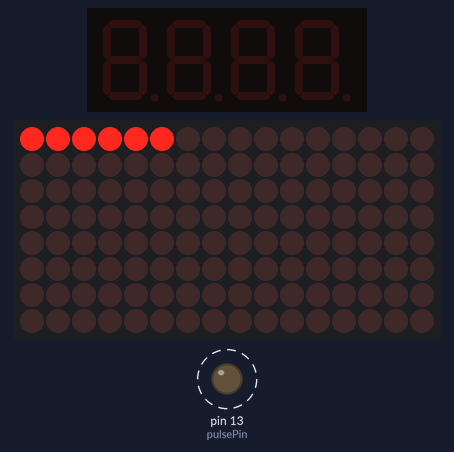
A sketch run on a simulated Arduino Uno, built with avr-gcc and run on an emulated ATmega328P. Parts: 4-digit seven-segment display, 16×8 LED matrix, output pins drawn as LEDs (lit = HIGH). Dashed ring = blinking.

Above: at 0.19 s.
At 9.73 s:
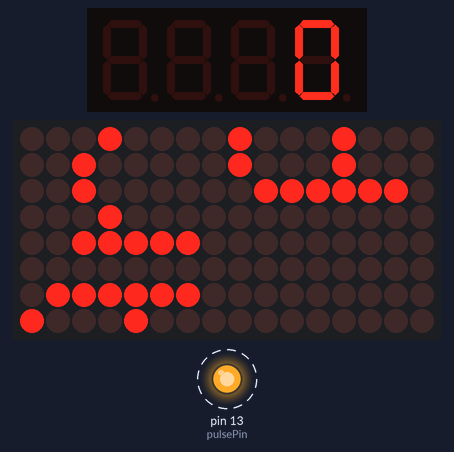
At 19.74 s:
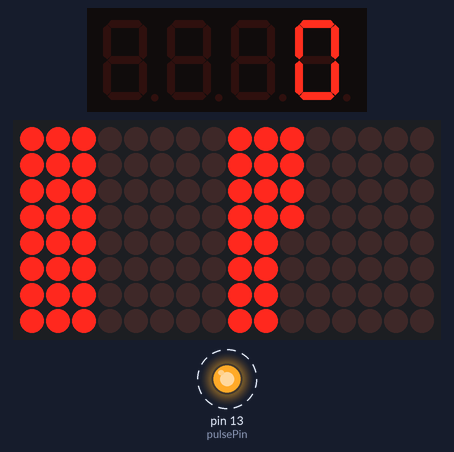
At 39.61 s:
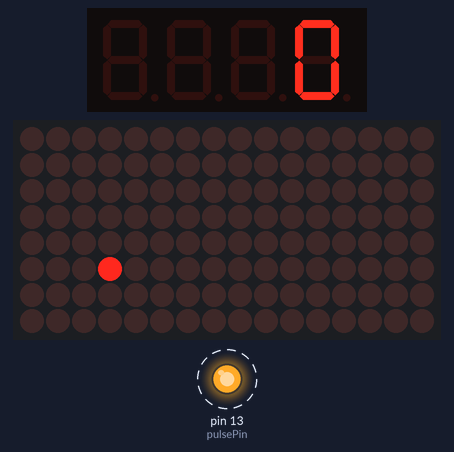
Timing chart, 0 to 40.0 s (numbered marks = the images above):
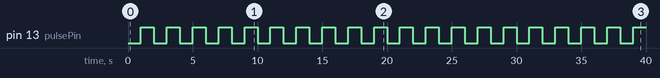

Measured:
- by itself, pin 13 (pulsePin): alternates HIGH for 1.0 s and LOW for 1.0 s

The sketch:

8x8_Welcome_To_Arduino_with_counter.ino
```cpp
// based on an orginal sketch by Arduino forum member "danigom"
// http://forum.arduino.cc/index.php?action=profile;u=188950
// I am using this to drive 8x8 LED Matrixes with the MAX7219 controller
//http://www.davidriewe.com/2015/11/expanding-on-my-experiment-with-max7219.html
//
// I am also using Timer2 to generate an interrupt every "period" seconds
// and use that to update a 7 segment display via the I2C interface.

#include <avr/pgmspace.h>
#include <LedControl.h>
#include <MsTimer2.h>
#include <Wire.h>
#include "Adafruit_LEDBackpack.h"
#include "Adafruit_GFX.h"

const int numDevices = 2;      // number of MAX7219s used
const long scrollDelay = 20;   // adjust scrolling speed
const int krdelay = 30;
const int brdelay = 20;
const int pulsePin = 13;

int period = 1000; // 100 milli seconds
int mycounter = 0;
boolean output = HIGH;

unsigned long bufferLong [14] = {0};

 // output pin 12 = dataPin
 // output pin 11 = clkPin,
 // output pin 10 = csPin,
 // numDevices = number of MAX7219s used

LedControl lc=LedControl(12,11,10,numDevices);  // create instance of LedControl

Adafruit_7segment matrix = Adafruit_7segment();

prog_uchar scrollText[] PROGMEM ={
    "Welcome to the world of Arduino!!!   \0"};

void setup(){
    for (int x=0; x<numDevices; x++)
    {
        lc.shutdown(x,false);       //The MAX72XX is in power-saving mode on startup
        lc.setIntensity(x,8);       // Set the brightness to default value
        lc.clearDisplay(x);         // and clear the display
    }
    pinMode(pulsePin, OUTPUT);
    MsTimer2::set(period, flash);
    MsTimer2::start();
    matrix.begin(0x70);
}

void loop()
{
	scrollMessage(scrollText);
  // scrollFont();

	for(int col=0; col<16; col++)
	{
		for(int row=0; row<8; row++)
		{
			if (col < 8)
			{
			lc.setLed(0,col,row, true);
			}
			else
			{
				lc.setLed(1,col-8,row, true);
			}
			delay(brdelay);
			matrix.writeDisplay();
		}

	}
	for(int col=0; col<16; col++)
	{
		for(int row=0; row<8; row++)
		{
			if (col < 8)
			{
				lc.setLed(0,col,row,false);
			}
			else
			{
				lc.setLed(1,col-8,row,false);
			}

			delay(brdelay);
			matrix.writeDisplay();
		}
	}


  	for (int row=0; row<8; row++)
  	{
    	for (int col=0; col<16; col++)
    	{
    		if (col < 8)
    		{
    			lc.setLed(0,col,row,true);
    		}
    		else
    		{
    			lc.setLed(1,col-8,row,true);
    		}
      		delay(brdelay);
      		matrix.writeDisplay();
    	}
  	}

  	for (int row=0; row<8; row++)
  	{
    	for (int col=0; col<16; col++)
    	{
    		if (col < 8)
    		{
    			lc.setLed(0,col,row,false);
    		}
    		else
    		{
    			lc.setLed(1,col-8,row,false);
    		}
      		delay(brdelay);
      		matrix.writeDisplay();
    	}
  	}

  	// knight rider efffect
  	for (int row=0; row<8; row++)
  	{
  		for(int col=0; col<16; col++)
  		{
  			if (col < 8)
  			{
  				lc.setLed(0,col,row,true);
   				delay(krdelay);
   				matrix.writeDisplay();
   				lc.setLed(0,col,row,false);
  			}
  			else
  			{
  				lc.setLed(1,col-8,row,true);
  	  			delay(krdelay);
  	  			matrix.writeDisplay();
  	  			lc.setLed(1,col-8,row,false);
  			}

  		}
  	}
  	for (int row=7; row>-1;row--)
  	{
  		for(int col=15; col>-1; col--)
  		{
  			if (col > 7)
  			{
  				lc.setLed(1,col-8,row, true);
  				delay(krdelay);
  				matrix.writeDisplay();
  				lc.setLed(1,col-8,row, false);
  			}
  			else
  			{
  				lc.setLed(0,col,row,true);
  				delay(krdelay);
  				matrix.writeDisplay();
  				lc.setLed(0,col,row, false);
  			}
  		}
  	}
  	for (int col=0; col<16; col++)
  	{
  		for(int row=0; row<8; row++)
  		{
  			if (col < 8)
  			{
  				lc.setLed(0,col,row,true);
  				delay(krdelay);
  				matrix.writeDisplay();
  				lc.setLed(0,col,row,false);
  			}
  			else
  			{
  				lc.setLed(1,col-8,row,true);
  				delay(krdelay);
  				matrix.writeDisplay();
  				lc.setLed(1,col-8,row,false);
  			}
  		}
  	}
  	for(int col=15; col>=-1; col--)
  	{
  		for(int row=7; row>-1; row--)
  		{
  			if(col > 7)
  			{
  				lc.setLed(1,col-8,row,true);
  				delay(krdelay);
  				matrix.writeDisplay();
  				lc.setLed(1,col-8,row,false);
  			}
  			else
  			{
  				lc.setLed(0,col,row,true);
  				delay(krdelay);
  				matrix.writeDisplay();
  				lc.setLed(0,col,row,false);
  			}
  		}
  	}
}


///////////////////////////////////////////////////////////////////////////////////////////////////////////////////

prog_uchar font5x7 [] PROGMEM = {      //Numeric Font Matrix (Arranged as 7x font data + 1x kerning data)
    B00000000,	//Space (Char 0x20)
    B00000000,
    B00000000,
    B00000000,
    B00000000,
    B00000000,
    B00000000,
    6,

    B10000000,	//!
    B10000000,
    B10000000,
    B10000000,
    B00000000,
    B00000000,
    B10000000,
    2,

    B10100000,	//"
    B10100000,
    B10100000,
    B00000000,
    B00000000,
    B00000000,
    B00000000,
    4,

    B01010000,	//#
    B01010000,
    B11111000,
    B01010000,
    B11111000,
    B01010000,
    B01010000,
    6,

    B00100000,	//$
    B01111000,
    B10100000,
    B01110000,
    B00101000,
    B11110000,
    B00100000,
    6,

    B11000000,	//%
    B11001000,
    B00010000,
    B00100000,
    B01000000,
    B10011000,
    B00011000,
    6,

    B01100000,	//&
    B10010000,
    B10100000,
    B01000000,
    B10101000,
    B10010000,
    B01101000,
    6,

    B11000000,	//'
    B01000000,
    B10000000,
    B00000000,
    B00000000,
    B00000000,
    B00000000,
    3,

    B00100000,	//(
    B01000000,
    B10000000,
    B10000000,
    B10000000,
    B01000000,
    B00100000,
    4,

    B10000000,	//)
    B01000000,
    B00100000,
    B00100000,
    B00100000,
    B01000000,
    B10000000,
    4,

    B00000000,	//*
    B00100000,
    B10101000,
    B01110000,
    B10101000,
    B00100000,
    B00000000,
    6,

    B00000000,	//+
    B00100000,
    B00100000,
    B11111000,
    B00100000,
    B00100000,
    B00000000,
    6,

    B00000000,	//,
    B00000000,
    B00000000,
    B00000000,
    B11000000,
    B01000000,
    B10000000,
    3,

    B00000000,	//-
    B00000000,
    B11111000,
    B00000000,
    B00000000,
    B00000000,
    B00000000,
    6,

    B00000000,	//.
    B00000000,
    B00000000,
    B00000000,
    B00000000,
    B11000000,
    B11000000,
    3,

    B00000000,	///
    B00001000,
    B00010000,
    B00100000,
    B01000000,
    B10000000,
    B00000000,
    6,

    B01110000,	//0
    B10001000,
    B10011000,
    B10101000,
    B11001000,
    B10001000,
    B01110000,
    6,

    B01000000,	//1
    B11000000,
    B01000000,
    B01000000,
    B01000000,
    B01000000,
    B11100000,
    4,

    B01110000,	//2
    B10001000,
    B00001000,
    B00010000,
    B00100000,
    B01000000,
    B11111000,
    6,

    B11111000,	//3
    B00010000,
    B00100000,
    B00010000,
    B00001000,
    B10001000,
    B01110000,
    6,

    B00010000,	//4
    B00110000,
    B01010000,
    B10010000,
    B11111000,
    B00010000,
    B00010000,
    6,

    B11111000,	//5
    B10000000,
    B11110000,
    B00001000,
    B00001000,
    B10001000,
    B01110000,
    6,

    B00110000,	//6
    B01000000,
    B10000000,
    B11110000,
    B10001000,
    B10001000,
    B01110000,
    6,

    B11111000,	//7
    B10001000,
    B00001000,
    B00010000,
    B00100000,
    B00100000,
    B00100000,
    6,

    B01110000,	//8
    B10001000,
    B10001000,
    B01110000,
    B10001000,
    B10001000,
    B01110000,
    6,

    B01110000,	//9
    B10001000,
    B10001000,
    B01111000,
    B00001000,
    B00010000,
    B01100000,
    6,

    B00000000,	//:
    B11000000,
    B11000000,
    B00000000,
    B11000000,
    B11000000,
    B00000000,
    3,

    B00000000,	//;
    B11000000,
    B11000000,
    B00000000,
    B11000000,
    B01000000,
    B10000000,
    3,

    B00010000,	//<
    B00100000,
    B01000000,
    B10000000,
    B01000000,
    B00100000,
    B00010000,
    5,

    B00000000,	//=
    B00000000,
    B11111000,
    B00000000,
    B11111000,
    B00000000,
    B00000000,
    6,

    B10000000,	//>
    B01000000,
    B00100000,
    B00010000,
    B00100000,
    B01000000,
    B10000000,
    5,

    B01110000,	//?
    B10001000,
    B00001000,
    B00010000,
    B00100000,
    B00000000,
    B00100000,
    6,

    B01110000,	//@
    B10001000,
    B00001000,
    B01101000,
    B10101000,
    B10101000,
    B01110000,
    6,

    B01110000,	//A
    B10001000,
    B10001000,
    B10001000,
    B11111000,
    B10001000,
    B10001000,
    6,

    B11110000,	//B
    B10001000,
    B10001000,
    B11110000,
    B10001000,
    B10001000,
    B11110000,
    6,

    B01110000,	//C
    B10001000,
    B10000000,
    B10000000,
    B10000000,
    B10001000,
    B01110000,
    6,

    B11100000,	//D
    B10010000,
    B10001000,
    B10001000,
    B10001000,
    B10010000,
    B11100000,
    6,

    B11111000,	//E
    B10000000,
    B10000000,
    B11110000,
    B10000000,
    B10000000,
    B11111000,
    6,

    B11111000,	//F
    B10000000,
    B10000000,
    B11110000,
    B10000000,
    B10000000,
    B10000000,
    6,

    B01110000,	//G
    B10001000,
    B10000000,
    B10111000,
    B10001000,
    B10001000,
    B01111000,
    6,

    B10001000,	//H
    B10001000,
    B10001000,
    B11111000,
    B10001000,
    B10001000,
    B10001000,
    6,

    B11100000,	//I
    B01000000,
    B01000000,
    B01000000,
    B01000000,
    B01000000,
    B11100000,
    4,

    B00111000,	//J
    B00010000,
    B00010000,
    B00010000,
    B00010000,
    B10010000,
    B01100000,
    6,

    B10001000,	//K
    B10010000,
    B10100000,
    B11000000,
    B10100000,
    B10010000,
    B10001000,
    6,

    B10000000,	//L
    B10000000,
    B10000000,
    B10000000,
    B10000000,
    B10000000,
    B11111000,
    6,

    B10001000,	//M
    B11011000,
    B10101000,
    B10101000,
    B10001000,
    B10001000,
    B10001000,
    6,

    B10001000,	//N
    B10001000,
    B11001000,
    B10101000,
    B10011000,
    B10001000,
    B10001000,
    6,

    B01110000,	//O
    B10001000,
    B10001000,
    B10001000,
    B10001000,
    B10001000,
    B01110000,
    6,

    B11110000,	//P
    B10001000,
    B10001000,
    B11110000,
    B10000000,
    B10000000,
    B10000000,
    6,

    B01110000,	//Q
    B10001000,
    B10001000,
    B10001000,
    B10101000,
    B10010000,
    B01101000,
    6,

    B11110000,	//R
    B10001000,
    B10001000,
    B11110000,
    B10100000,
    B10010000,
    B10001000,
    6,

    B01111000,	//S
    B10000000,
    B10000000,
    B01110000,
    B00001000,
    B00001000,
    B11110000,
    6,

    B11111000,	//T
    B00100000,
    B00100000,
    B00100000,
    B00100000,
    B00100000,
    B00100000,
    6,

    B10001000,	//U
    B10001000,
    B10001000,
    B10001000,
    B10001000,
    B10001000,
    B01110000,
    6,

    B10001000,	//V
    B10001000,
    B10001000,
    B10001000,
    B10001000,
    B01010000,
    B00100000,
    6,

    B10001000,	//W
    B10001000,
    B10001000,
    B10101000,
    B10101000,
    B10101000,
    B01010000,
    6,

    B10001000,	//X
    B10001000,
    B01010000,
    B00100000,
    B01010000,
    B10001000,
    B10001000,
    6,

    B10001000,	//Y
    B10001000,
    B10001000,
    B01010000,
    B00100000,
    B00100000,
    B00100000,
    6,

    B11111000,	//Z
    B00001000,
    B00010000,
    B00100000,
    B01000000,
    B10000000,
    B11111000,
    6,

    B11100000,	//[
    B10000000,
    B10000000,
    B10000000,
    B10000000,
    B10000000,
    B11100000,
    4,

    B00000000,	//(Backward Slash)
    B10000000,
    B01000000,
    B00100000,
    B00010000,
    B00001000,
    B00000000,
    6,

    B11100000,	//]
    B00100000,
    B00100000,
    B00100000,
    B00100000,
    B00100000,
    B11100000,
    4,

    B00100000,	//^
    B01010000,
    B10001000,
    B00000000,
    B00000000,
    B00000000,
    B00000000,
    6,

    B00000000,	//_
    B00000000,
    B00000000,
    B00000000,
    B00000000,
    B00000000,
    B11111000,
    6,

    B10000000,	//`
    B01000000,
    B00100000,
    B00000000,
    B00000000,
    B00000000,
    B00000000,
    4,

    B00000000,	//a
    B00000000,
    B01110000,
    B00001000,
    B01111000,
    B10001000,
    B01111000,
    6,

    B10000000,	//b
    B10000000,
    B10110000,
    B11001000,
    B10001000,
    B10001000,
    B11110000,
    6,

    B00000000,	//c
    B00000000,
    B01110000,
    B10001000,
    B10000000,
    B10001000,
    B01110000,
    6,

    B00001000,	//d
    B00001000,
    B01101000,
    B10011000,
    B10001000,
    B10001000,
    B01111000,
    6,

    B00000000,	//e
    B00000000,
    B01110000,
    B10001000,
    B11111000,
    B10000000,
    B01110000,
    6,

    B00110000,	//f
    B01001000,
    B01000000,
    B11100000,
    B01000000,
    B01000000,
    B01000000,
    6,

    B00000000,	//g
    B01111000,
    B10001000,
    B10001000,
    B01111000,
    B00001000,
    B01110000,
    6,

    B10000000,	//h
    B10000000,
    B10110000,
    B11001000,
    B10001000,
    B10001000,
    B10001000,
    6,

    B01000000,	//i
    B00000000,
    B11000000,
    B01000000,
    B01000000,
    B01000000,
    B11100000,
    4,

    B00010000,	//j
    B00000000,
    B00110000,
    B00010000,
    B00010000,
    B10010000,
    B01100000,
    5,

    B10000000,	//k
    B10000000,
    B10010000,
    B10100000,
    B11000000,
    B10100000,
    B10010000,
    5,

    B11000000,	//l
    B01000000,
    B01000000,
    B01000000,
    B01000000,
    B01000000,
    B11100000,
    4,

    B00000000,	//m
    B00000000,
    B11010000,
    B10101000,
    B10101000,
    B10001000,
    B10001000,
    6,

    B00000000,	//n
    B00000000,
    B10110000,
    B11001000,
    B10001000,
    B10001000,
    B10001000,
    6,

    B00000000,	//o
    B00000000,
    B01110000,
    B10001000,
    B10001000,
    B10001000,
    B01110000,
    6,

    B00000000,	//p
    B00000000,
    B11110000,
    B10001000,
    B11110000,
    B10000000,
    B10000000,
    6,

    B00000000,	//q
    B00000000,
    B01101000,
    B10011000,
    B01111000,
    B00001000,
    B00001000,
    6,

    B00000000,	//r
    B00000000,
    B10110000,
    B11001000,
    B10000000,
    B10000000,
    B10000000,
    6,

    B00000000,	//s
    B00000000,
    B01110000,
    B10000000,
    B01110000,
    B00001000,
    B11110000,
    6,

    B01000000,	//t
    B01000000,
    B11100000,
    B01000000,
    B01000000,
    B01001000,
    B00110000,
    6,

    B00000000,	//u
    B00000000,
    B10001000,
    B10001000,
    B10001000,
    B10011000,
    B01101000,
    6,

    B00000000,	//v
    B00000000,
    B10001000,
    B10001000,
    B10001000,
    B01010000,
    B00100000,
    6,

    B00000000,	//w
    B00000000,
    B10001000,
    B10101000,
    B10101000,
    B10101000,
    B01010000,
    6,

    B00000000,	//x
    B00000000,
    B10001000,
    B01010000,
    B00100000,
    B01010000,
    B10001000,
    6,

    B00000000,	//y
    B00000000,
    B10001000,
    B10001000,
    B01111000,
    B00001000,
    B01110000,
    6,

    B00000000,	//z
    B00000000,
    B11111000,
    B00010000,
    B00100000,
    B01000000,
    B11111000,
    6,

    B00100000,	//{
    B01000000,
    B01000000,
    B10000000,
    B01000000,
    B01000000,
    B00100000,
    4,

    B10000000,	//|
    B10000000,
    B10000000,
    B10000000,
    B10000000,
    B10000000,
    B10000000,
    2,

    B10000000,	//}
    B01000000,
    B01000000,
    B00100000,
    B01000000,
    B01000000,
    B10000000,
    4,

    B00000000,	//~
    B00000000,
    B00000000,
    B01101000,
    B10010000,
    B00000000,
    B00000000,
    6,

    B01100000,	// (Char 0x7F)
    B10010000,
    B10010000,
    B01100000,
    B00000000,
    B00000000,
    B00000000,
    5
};

void flash()
{
	digitalWrite(pulsePin, output);
	output = !output;
	mycounter = mycounter++;
	matrix.print(mycounter);
	if (mycounter>=9999) mycounter=0;
}

// Scroll Message
void scrollMessage(prog_uchar * messageString)
{
    int counter = 0;
    int myChar=0;
    do
    {
        // read back a char
        myChar =  pgm_read_byte_near(messageString + counter);
        if (myChar != 0)
        {
            loadBufferLong(myChar);
        }
        counter++;
    }
    while (myChar != 0);
}
// Load character into scroll buffer
void loadBufferLong(int ascii)
{
    if (ascii >= 0x20 && ascii <=0x7f)
    {
        for (int a=0;a<7;a++)
        {                      // Loop 7 times for a 5x7 font
            unsigned long c = pgm_read_byte_near(font5x7 + ((ascii - 0x20) * 8) + a);     // Index into character table to get row data
            unsigned long x = bufferLong [a*2];     // Load current scroll buffer
            x = x | c;                              // OR the new character onto end of current
            bufferLong [a*2] = x;                   // Store in buffer
        }
        byte count = pgm_read_byte_near(font5x7 +((ascii - 0x20) * 8) + 7);     // Index into character table for kerning data
        for (byte x=0; x<count;x++)
        {
            rotateBufferLong();
            printBufferLong();
            delay(scrollDelay);
        }
    }
}
// Rotate the buffer
void rotateBufferLong()
{
    for (int a=0;a<7;a++)
    {                      						// Loop 7 times for a 5x7 font
        unsigned long x = bufferLong [a*2];     // Get low buffer entry
        byte b = bitRead(x,31);                 // Copy high order bit that gets lost in rotation
        x = x<<1;                               // Rotate left one bit
        bufferLong [a*2] = x;                   // Store new low buffer
        x = bufferLong [a*2+1];                 // Get high buffer entry
        x = x<<1;                               // Rotate left one bit
        bitWrite(x,0,b);                        // Store saved bit
        bufferLong [a*2+1] = x;                 // Store new high buffer
    }
}

// Display Buffer on LED matrix
/*
void printBufferLong()
{
	for (int a=0;a<7;a++)
	{                    						// Loop 7 times for a 5x7 font
    	unsigned long x = bufferLong [a*2+1];   // Get high buffer entry
    	byte y = x;                             // Mask off first character
    	lc.setRow(3,a,y);                       // Send row to relevent MAX7219 chip
    	x = bufferLong [a*2];                   // Get low buffer entry
    	y = (x>>24);                            // Mask off second character
    	lc.setRow(2,a,y);                       // Send row to relevent MAX7219 chip
    	y = (x>>16);                            // Mask off third character
    	lc.setRow(1,a,y);                       // Send row to relevent MAX7219 chip
    	y = (x>>8);                             // Mask off forth character
    	lc.setRow(0,a,y);                       // Send row to relevent MAX7219 chip
  	}
}
*/
void printBufferLong()
{
	for (int a=0;a<7;a++)
	{                    						// Loop 7 times for a 5x7 font
    	unsigned long x = bufferLong [a*2+1];   // Get high buffer entry
    	byte y = x;                             // Mask off first character
    	y = Bit_Reverse(y);
    	lc.setColumn(3,a, y);                       // Send row to relevent MAX7219 chip
    	x = bufferLong [a*2];                   // Get low buffer entry
    	y = (x>>24);                            // Mask off second character
    	y = Bit_Reverse(y);
    	lc.setColumn(2,a,y);                       // Send row to relevent MAX7219 chip
    	y = (x>>16);                            // Mask off third character
    	y = Bit_Reverse(y);
    	lc.setColumn(1,a,y);                       // Send row to relevent MAX7219 chip
    	y = (x>>8);                             // Mask off forth character
    	y = Bit_Reverse(y);
    	lc.setColumn(0,a,y);                       // Send row to relevent MAX7219 chip
    	matrix.writeDisplay();
  	}
}

// Reverse the order of bits in a byte.
// I.e. MSB is swapped with LSB, etc.
byte Bit_Reverse( byte x )
{
    //          01010101  |         10101010
    x = ((x >> 1) & 0x55) | ((x << 1) & 0xaa);
    //          00110011  |         11001100
    x = ((x >> 2) & 0x33) | ((x << 2) & 0xcc);
    //          00001111  |         11110000
    x = ((x >> 4) & 0x0f) | ((x << 4) & 0xf0);
    return x;
}
```
